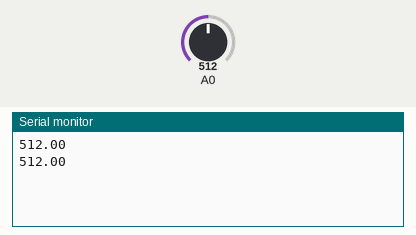
Bench run of a sketch on a simulated Arduino Uno, built with avr-gcc and run on an emulated ATmega328P. Parts: the last lines printed to the serial monitor. The test bench sets the inputs (shaded band); at power-on: A0 = 512.

Above: at 2.1 s.
2.2 s: A0 set to 716
At 3.3 s:
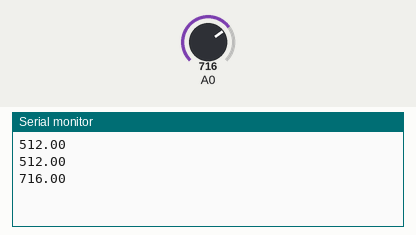
4.0 s: A0 set to 900
At 4.0 s:
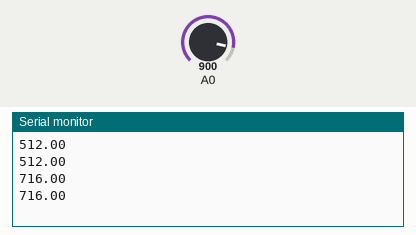
Timing chart, 0 to 7.0 s (numbered marks = the images above; inputs shaded):
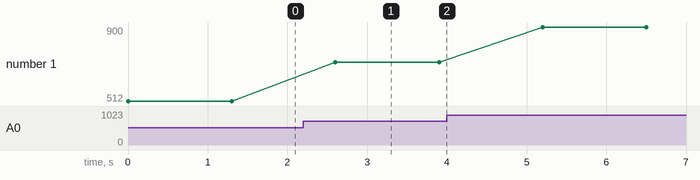

The sketch:

Potenciometro.ino
```cpp
//programa para realização de leitura em uma porta lógica utilizando
//um ptênciometro
float valorLido = 0;


void setup() {
  Serial.begin (9600); // inicializando a porta serial, também define a velocidade de comuncação.


}

void loop() {
  valorLido = analogRead(A0);

  Serial.println(valorLido); //imprime a saída analogica no monitor serial
  delay(1300); // espera de um segundo e trezentos mili.

}
```

Measured:
- after the input at 2.2 s, the serial monitor: prints a new line after 0.40 s (image 1)
- plotted number 1: 512 → 716 after the input at 2.2 s, 716 → 900 after the input at 4.0 s
